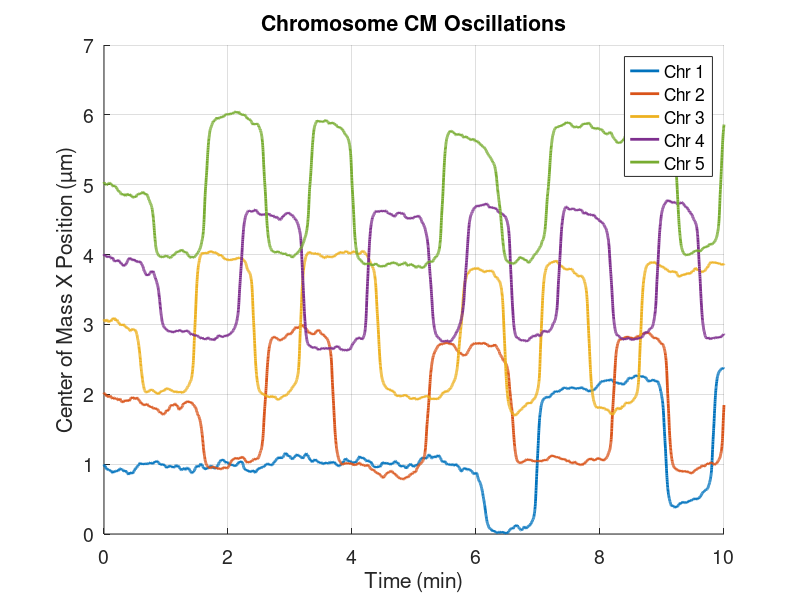

MATLAB code for this plot: (Note: this script raises an error after producing the figure.)
%%%%%%%%%%%%%%%%%%%%%%%%%%%%%%%%%%%%%%%%%%%%%%%%%%%%%%%%%%%%%%%%%%%%%%%%%%%
% multi_chromosomes_noise.m
%
% PURPOSE
%   N independent sister-chromosome pairs with small stochasticity added to:
%     (i) kinetic parameters (n_dot, Nbar) per chromosome, and
%     (ii) chromosome x-positions via TWO noise modes that drive BOTH
%         center-of-mass (COM) and inter-kinetochore (KK) jitter.
%
% What's added to the main script: 
%   • Parameter noise (cell-to-cell variability), drawn independently for
%     each chromosome i 
%   • Chromsomal positional jitter in 1D for each chromosome i 
%   • Motion is strictly 1D; y is fixed (layout uses evenly spaced y’s).
%
% OUTPUTS 
%  Figures:
%   – Side-by-side CM traces over time for all chromosomes
%   – 2D CM (x vs fixed y) trajectories
%  Command-window tables from:
%   - Oscillation summary (mean ± SD of amplitude and period for CM and KK oscillation)
%   – Chromosome activity summary: Avg_KE, Avg |v_L|, Avg |v_R|
%  Bar chart:
%   – “Chromosome Activity Metrics” (Avg_KE, Avg |v_L|, Avg |v_R|) for each
%   chromosome i 
%  Cross-correlation analysis: 
%  - Distribution of Pearson's coefficients 
%  Microrheology analysis: 
%  - Cross-correlation VS neighbor order in the first 100sec
%  - Crpss-correlation VS lag time for neighbor order of 1,2,3 
%
% DEPENDENCIES
%   oscillation_measurement.m
%   chromosome_activity_measurement.m
%   crosscorrelation_measurement.m   
%
%
% AUTHOR
%   Jiali Zhu, 2025, UNC-Chapel Hill
%%%%%%%%%%%%%%%%%%%%%%%%%%%%%%%%%%%%%%%%%%%%%%%%%%%%%%%%%%%%%%%%%%%%%%%%%%%

clc;clear;close all;
% Time Information 
dt = 2e-3; % Timestep
Nsteps = 5000; % Number of steps Unit:min 
Nchromosomes=5; %Number of chromosome pairs 

%Parameter Values for chromosome movement
noise=0.05;
noise_b=0.05;
Kct = 14.80; % pN/µm centromee spring constant, Harasymiw et al, 2019
I0 = 2; % µm Rest length of centromere spring
Kkt = 1;% pN/m kinetocore spring constant, Cojoc et al. 2016
Gamma = 0.1; % kg/s Drag coefficient
Beta = 0.7; % Scaling factor
Nmax = 25; % Maximum number of attachments
% n_dot = 1*(1+noise*(2*rand(1)-1)); %Add noise 
% Nbar=20*(1+noise*(2*rand(1)-1)); % Steady state number of MTs when Ch is centered
% Lambda=n_dot/(Nbar);% s^-2 KMT detach rate Akioshi et al. 2010
%Alpha=n_dot*6.3/(1-Beta); 
epsilon =0.1; % Small perturbation factor

%Varying parameters for each chromoosme
Nbar = zeros(Nchromosomes,1); %The steady-state number of MTs when the Ch is centered
for i = 1:Nchromosomes
    Nbar(i) = 20*(1+noise*(2*rand(1)-1));
end
n_dot = zeros(Nchromosomes,1); %The steady-state number of MTs when the Ch is centered
for i = 1:Nchromosomes
    n_dot(i) = 1*(1+noise*(2*rand(1)-1));
end
Lambda = zeros(Nchromosomes, 1);% s^-2 KMT detach rate Akioshi et al. 2010
for i = 1:Nchromosomes
    Lambda(i)=n_dot(i)/Nbar(i);
end
Alpha = zeros(Nchromosomes, 1);
for i = 1:Nchromosomes
    Alpha(i)=n_dot(i)*6.2/(1-Beta);
end
fprintf("Ndot = %4.4f\n", n_dot);
fprintf("Nbar = %4.4f\n", Nbar);
fprintf("Lambda = %4.4f\n", Lambda);
fprintf("Alpha = %4.4f\n", Alpha);

% Set up the vectors for results
cL = zeros(Nsteps+1, 2,Nchromosomes); % Left chromosome position (time,axis,Nchromosome) 
cR = zeros(Nsteps+1, 2,Nchromosomes); % Right chromosome position (time,axis,Nchromosome) 
xL = zeros(Nsteps+1, Nchromosomes); % Left MT tip position 
xR = zeros(Nsteps+1, Nchromosomes); % Right MT tip position 
NL = zeros(Nsteps+1, Nchromosomes); % Left MT-KT attachment amount 
NR = zeros(Nsteps+1, Nchromosomes); % Right MT-KT attachment amount 
vL = zeros(Nsteps, Nchromosomes); % Left chromosome position 
vR = zeros(Nsteps, Nchromosomes); % Right chromosome position



% Initial Condition 
% Fixed y positions
y_positions = linspace(-Nchromosomes/2, Nchromosomes/2, Nchromosomes);
% Each Pairs have their own 
for i = 1: Nchromosomes 
    % Number of attachments
    NR(1,i)=Nbar(i)*(1-epsilon);
    NL(1,i)=Nbar(i)*(1+epsilon); 
    % Ch position 
    cL(1,1,i) =-I0/2-epsilon*(2*rand(1)-1);%[x,y]
    cR(1,1,i) =I0/2+epsilon*(2*rand(1)-1);%[x,y]
    cL(:,2,i) = y_positions(i);
    cR(:,2,i) = y_positions(i);
    % MT tip position 
    xL(1,i) = cL(1,1,i)-0.3;
    xR(1,i) = cR(1,1,i)+0.3;
    vL(1,i)=0;
    vR(1,i)=0;
end 

% ODE solver loop
for t = 1:Nsteps
    for i=1:Nchromosomes 
    % Force Calculations 
    % Random Force 
    F_noise = 0*noise_b *(randn(1,1)) / sqrt(dt); % Brownian Force
    % Define centromere and MT forces on the given chromosome
    F_KT_L = -NL(t,i) * Kkt * (cL(t,1,i) - xL(t,i)); % MT forces on Left Chromosome
    F_CT_L = Kct * (cR(t,1,i) - cL(t,1,i) - I0); % Centromere forces on Left Chromosome
    F_KT_R = -NR(t,i) * Kkt * (cR(t,1,i) - xR(t,i)); % MT forces on Right Chromosome
    F_CT_R = -Kct * (cR(t,1,i) - cL(t,1,i) - I0); % Centromere forces on Right Chromosome

    % Calculate velocities 
    vL(t,i) = (F_KT_L + F_CT_L+F_noise)/Gamma;
    vR(t,i) = (F_KT_R + F_CT_R+F_noise)/Gamma;
    
    % Update Positions 
    % Calculate the current chromosome position in both directions
    dx_diff=noise_b *(randn(1))*sqrt(dt);
    cL(t+1,1,i) = cL(t,1,i) + dt * vL(t,i)+dx_diff ;
    cR(t+1,1,i) = cR(t,1,i) + dt * vR(t,i)+dx_diff ;
    % Maintain fixed Y positions
    cL(t+1,2,i) = cL(1,2,i);
    cR(t+1,2,i) = cR(1,2,i);
    % Calculate the current microtubule tip position in both directions
    xL(t+1,i) = xL(t,i) + dt * Beta * (vL(t,i));
    xR(t+1,i) = xR(t,i) + dt * Beta * (vR(t,i));
    % Update number of attachments 
    NL(t+1,i) = NL(t,i) + dt * (...
        n_dot(i) +(-Alpha(i) * NL(t,i) * (1 - Beta) * vL(t,i) * (1 - NL(t,i)/Nmax)) ...
        - Lambda(i)* NL(t,i));
    NR(t+1,i) = NR(t,i) + dt * (...
        n_dot(i) + (Alpha(i) * NR(t,i) * (1 - Beta) * vR(t,i) * (1 - NR(t,i)/Nmax)) ...
        - Lambda(i)* NR(t,i));  
    end
end

%Draw afterwards
% side-by-side CM positions overtime 
figure;
hold on;
time = (0:Nsteps) * dt;
for i = 1:Nchromosomes
    CMx = (cL(:,1,i) + cR(:,1,i)) / 2+i;
    plot(time, CMx, 'LineWidth', 2);
end
xlabel('Time (min)');
ylabel('Center of Mass X Position (µm)');
title('Chromosome CM Oscillations');
legend(arrayfun(@(i) sprintf('Chr %d', i), 1:Nchromosomes, 'UniformOutput', false));
set(gca, 'FontSize', 14);
grid on;

% % Movement Trajectories 
% figure;
% hold on;
% time = (0:Nsteps) * dt;
% for i = 1:Nchromosomes
%     CMx = (cL(:,1,i) + cR(:,1,i)) / 2;
%     CMy = (cL(:,2,i) + cR(:,2,i)) / 2;
%     plot(CMx, CMy, 'LineWidth', 2);
% end
% xlabel('Center of Mass X Position (µm)');
% ylabel('Center of Mass Y Position (µm)');
% title('Chromosome CM Oscillations');
% legend(arrayfun(@(i) sprintf('Chr %d', i), 1:Nchromosomes, 'UniformOutput', false));
% set(gca, 'FontSize', 14);
% grid on;
%% Save .csv for plotting in python 
Step   = (0:Nsteps)';            % 0,1,2,...,Nsteps 
T_min = (0:Nsteps)' * dt;        % time in minutes
T_sec = T_min * 60;              % time in seconds 

cL_x = squeeze(cL(:,1,:));      % (Nsteps+1) x Nchromosomes
cR_x = squeeze(cR(:,1,:));      % (Nsteps+1) x Nchromosomes
% Build data matrix
Chromosome = repelem((1:Nchromosomes)', numel(Step), 1);   
Step_all   = repmat(Step, Nchromosomes, 1);
Tmin_all   = repmat(T_min, Nchromosomes, 1);
Tsec_all   = repmat(T_sec, Nchromosomes, 1);
cL_col     = reshape(cL_x, [], 1);
cR_col     = reshape(cR_x, [], 1);

cLcR_tbl = table(Chromosome, Step_all, Tmin_all, Tsec_all, cL_col, cR_col, ...
    'VariableNames', {'Chromosome','Step','T_min','T_sec','cL','cR'});
writetable(cLcR_tbl, 'interdependent_chromosome_trajectory_sample01.csv');

%% Analysis 
% Oscillation Analysis 
[~, ~, summary] = oscillation_measurement(cL(:,:,:), cR(:,:,:), dt, 1, true);
disp('Per-Chromosome Oscillation Summary:');
disp(summary);
% Chromosome Activity Analysis
activity_all= chromosome_activity_measurement(cL(:,:,:), cR(:,:,:), dt);
disp('Per-Chromosome Activity Summary:');
disp(activity_all);

figure;
bar_data = [activity_all.Avg_KE, activity_all.vL, activity_all.vR];
bar(bar_data, 'grouped');
legend({'Avg KE', '|v_L|', '|v_R|'});
xlabel('Chromosome Index');
ylabel('Value');
title('Chromosome Activity');
grid on;

%% Pearon's correlation analysis 
duration = 10;  % minutes
pearson_table = pearsons_correlation_analysis(cL, cR, dt, duration);
% Plot the distribution of Pearson's coefficients
figure; 
histogram(pearson_table.pearson_r, 20);                        % 20 bins; adjust if you like
xlabel('Pearson''s r (CM vs CM)');
ylabel('Count');
title('Distribution of Pearson''s Correlations (5 s sampled)');
grid on; box on; hold on;
xline(0, '--k');                                % reference at r=0
xline(mean(pearson_table.pearson_r,'omitnan'), 'r-', 'LineWidth', 1.5);  % mean r
hold off;

%% Cross-correlation Analysis 
% Create a structure array to store results
records = struct('iteration', {}, 'tau', {}, 'neighbor', {}, 'C_value', {}, 'N_value', {});
tau_step = round(5 / (dt * 60));  % Number of steps per 5-second interval
tau_values = tau_step * (1:30);   % From 5s to 150s         
tau_groups = reshape(tau_values, 10, [])';  % 3 groups of 10 τs each (3×10 matrix)
% Calculate CM in the x axis 
CMx = (cL(:,1,:) + cR(:,1,:)) / 2;
iteration_id=1;
% Compute correlations at selected tau values
for tau = tau_values
    [C, N] = crosscorrelation_measurement(CMx, tau, Nsteps, Nchromosomes);

    for neighbor_idx = 1:(Nchromosomes - 1)
        if N(neighbor_idx) > 0
            C_norm = C(neighbor_idx) / N(neighbor_idx);
        else
            C_norm = NaN;
        end

        records(end+1) = struct( ...
            'iteration', iteration_id, ...
            'tau', tau, ...
            'neighbor', neighbor_idx, ...
            'C_value', C_norm, ...
            'N_value', N(neighbor_idx) ...
        );
    end
end
records_table = struct2table(records);

% Plot 1: Avg Cross-Correlation vs Neighbor Level for Each τ Group
figure; hold on;
colors = lines(size(tau_groups, 1));
for g = 1:size(tau_groups, 1)
    current_group = tau_groups(g, :);
    subset = records_table(ismember(records_table.tau, current_group), :);
    grouped = groupsummary(subset, "neighbor", ["mean","std"], "C_value");

    errorbar(grouped.neighbor, grouped.mean_C_value,grouped.std_C_value, '-o', ...
        'DisplayName', sprintf('\\tau = %d–%d', (current_group(1)/tau_step)*5, (current_group(end)/tau_step)*5), ...
        'LineWidth', 2, 'Color', colors(g, :));
end
ylim([-1,1]);
xticks(1:1:Nchromosomes-1);
xlabel('Neighbor Level'); ylabel('Avg Norm Cross-Corr');
title('C vs Neighbor Level (Grouped by \tau)');
legend; grid on; box on;

% Plot 2: C vs Time Lag for Neighbor Level = 1, 2, 3
figure; hold on;
for n = 1:Nchromosomes-1
    subset = records_table(records_table.neighbor == n, :);
    grouped = groupsummary(subset, "tau", ["mean","std"], "C_value");

    errorbar((grouped.tau/tau_step)*5, grouped.mean_C_value,grouped.std_C_value, '-o', ...
        'DisplayName', sprintf('%d^{st} neighbor', n), 'LineWidth', 2);
end
ylim([-1,1]);
xlabel('\tau (seconds)', 'FontSize', 14);
ylabel('Avg Norm Cross-Corr', 'FontSize', 14);
title('C vs \tau for 1st, 2nd, 3rd Neighbors', 'FontSize', 16);
legend('Location', 'best');
grid on; box on;
set(gca, 'FontSize', 12);
